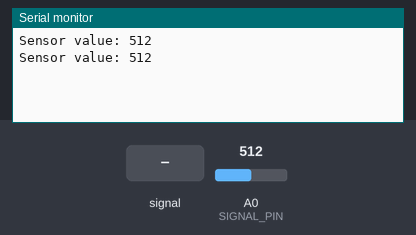
This sketch was run on a simulated Arduino Uno, built with avr-gcc and run on an emulated ATmega328P. Parts: the last lines printed to the serial monitor. The inputs (shaded band) are chosen by the test bench; at power-on: A0 (SIGNAL_PIN) = 512.

Above: at 1.8 s.
1.9 s: A0 (SIGNAL_PIN) fed a 200 Hz sine of ±81 counts around its level
At 2.8 s:
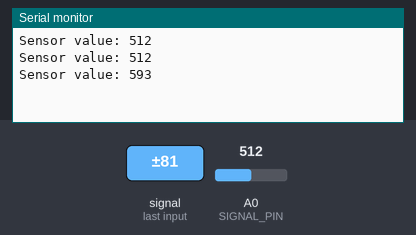
3.4 s: A0 (SIGNAL_PIN) set to 716
At 4.7 s:
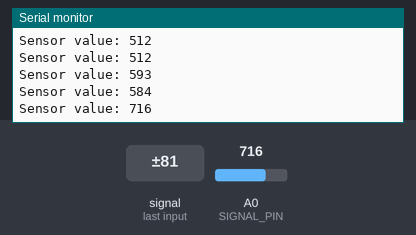
4.9 s: A0 (SIGNAL_PIN) fed a 1000 Hz sine of ±255 counts around its level
At 5.9 s:
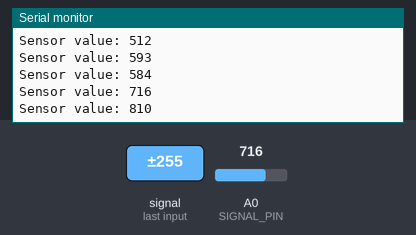
6.4 s: A0 (SIGNAL_PIN) set to 900
At 7.9 s:
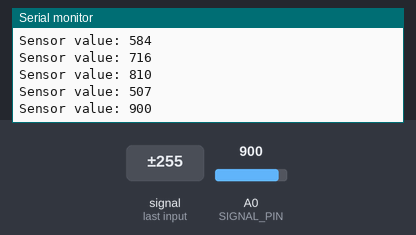
Timing chart, 0 to 8.9 s (numbered marks = the images above; inputs shaded):
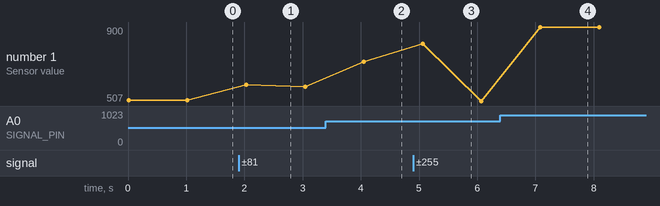

Measured:
- after the input at 1.9 s, the serial monitor: prints a new line after 0.13 s (image 1)
- after the input at 3.4 s, the serial monitor: prints a new line after 0.65 s (image 2)
- after the input at 4.9 s, the serial monitor: prints a new line after 0.16 s (image 3)
- after the input at 6.4 s, the serial monitor: prints a new line after 0.68 s (image 4)
- plotted number 1: 512 → 584 after the input at 1.9 s, 584 → 716 after the input at 3.4 s, 716 → 507 after the input at 4.9 s, 507 → 900 after the input at 6.4 s

The sketch:

WaterSensorTest.ino
```cpp
#define POWER_PIN 13
#define SIGNAL_PIN A0

int value = 0;

void setup()
{
    Serial.begin(9600);
    pinMode(POWER_PIN, OUTPUT);
    digitalWrite(POWER_PIN, LOW);
}

void loop()
{
    digitalWrite(POWER_PIN, HIGH);
    delay(10);
    value = analogRead(SIGNAL_PIN);
    digitalWrite(POWER_PIN, LOW);

    Serial.print("Sensor value: ");
    Serial.println(value);

    delay(1000);
}
```
